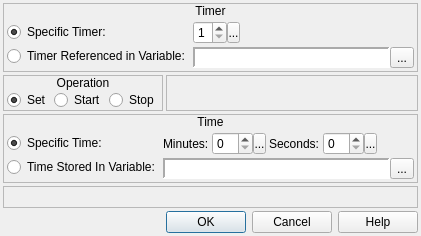
<?xml version="1.0" encoding="UTF-8"?>
<ui version="4.0">
 <class>ConfigureEvent_TimerOperation</class>
 <widget class="QDialog" name="ConfigureEvent_TimerOperation">
  <property name="geometry">
   <rect>
    <x>0</x>
    <y>0</y>
    <width>421</width>
    <height>236</height>
   </rect>
  </property>
  <property name="windowTitle">
   <string>Timer Operation</string>
  </property>
  <property name="windowIcon">
   <iconset resource="gui_icons.qrc">
    <normaloff>:/icons/openrpgmaker.png</normaloff>:/icons/openrpgmaker.png</iconset>
  </property>
  <property name="styleSheet">
   <string notr="true">.QFrame
{
	border-width: 1px;
	border-style: solid;
	border-color: palette(window-text);
}

.QFrame&gt;QLabel
{
	border-width: 0px;
	background-color: palette(window-text);
	color: palette(window);
	font-weight: bold;
}

.QFrame&gt;QCheckBox
{
	background-color: palette(window-text);
	border-width: 0px;
	border-style: none;
	color: palette(window);
	spacing: 3px;
	font-weight: bold;
	padding: 0px 0px 0px 3px;
}

.QFrame&gt;QCheckBox::indicator
{
	min-width: 8px;
	max-width: 8px;
	min-height: 8px;
	max-height: 8px;
	width: 8px;
	height: 8px;
	border-width: 2px;
	border-radius: 0px;
	border-style: ridge;
	border-color: palette(mid);
}

.QFrame&gt;QCheckBox::indicator:unchecked
{
	background-color: palette(base);
}

.QFrame&gt;QCheckBox::indicator:checked
{
	background-color: palette(window-text);
}

.QFrame&gt;QCheckBox::indicator:hover
{
	border-color: palette(highlight);
}</string>
  </property>
  <layout class="QVBoxLayout" name="verticalLayout_6">
   <property name="spacing">
    <number>3</number>
   </property>
   <property name="margin">
    <number>3</number>
   </property>
   <item>
    <widget class="QFrame" name="frame_16">
     <property name="sizePolicy">
      <sizepolicy hsizetype="Preferred" vsizetype="Fixed">
       <horstretch>0</horstretch>
       <verstretch>0</verstretch>
      </sizepolicy>
     </property>
     <property name="frameShape">
      <enum>QFrame::StyledPanel</enum>
     </property>
     <property name="frameShadow">
      <enum>QFrame::Raised</enum>
     </property>
     <layout class="QVBoxLayout" name="verticalLayout_24">
      <property name="spacing">
       <number>0</number>
      </property>
      <property name="margin">
       <number>0</number>
      </property>
      <item>
       <widget class="QLabel" name="label_11">
        <property name="sizePolicy">
         <sizepolicy hsizetype="Preferred" vsizetype="Fixed">
          <horstretch>0</horstretch>
          <verstretch>0</verstretch>
         </sizepolicy>
        </property>
        <property name="text">
         <string>Timer</string>
        </property>
        <property name="alignment">
         <set>Qt::AlignCenter</set>
        </property>
       </widget>
      </item>
      <item>
       <widget class="QWidget" name="widget_19" native="true">
        <layout class="QHBoxLayout" name="horizontalLayout_14">
         <property name="spacing">
          <number>3</number>
         </property>
         <property name="margin">
          <number>3</number>
         </property>
         <item>
          <widget class="QWidget" name="widget_20" native="true">
           <property name="sizePolicy">
            <sizepolicy hsizetype="Fixed" vsizetype="Preferred">
             <horstretch>0</horstretch>
             <verstretch>0</verstretch>
            </sizepolicy>
           </property>
           <layout class="QVBoxLayout" name="verticalLayout_25">
            <property name="spacing">
             <number>3</number>
            </property>
            <property name="margin">
             <number>0</number>
            </property>
            <item>
             <widget class="QRadioButton" name="rbSpecificTimer">
              <property name="sizePolicy">
               <sizepolicy hsizetype="Fixed" vsizetype="Fixed">
                <horstretch>0</horstretch>
                <verstretch>0</verstretch>
               </sizepolicy>
              </property>
              <property name="text">
               <string>Specific Timer:</string>
              </property>
              <property name="checked">
               <bool>true</bool>
              </property>
             </widget>
            </item>
            <item>
             <widget class="QRadioButton" name="rbReferencedTimer">
              <property name="sizePolicy">
               <sizepolicy hsizetype="Fixed" vsizetype="Fixed">
                <horstretch>0</horstretch>
                <verstretch>0</verstretch>
               </sizepolicy>
              </property>
              <property name="text">
               <string>Timer Referenced in Variable:</string>
              </property>
             </widget>
            </item>
           </layout>
          </widget>
         </item>
         <item>
          <widget class="QWidget" name="widget_21" native="true">
           <layout class="QVBoxLayout" name="verticalLayout_26">
            <property name="spacing">
             <number>3</number>
            </property>
            <property name="margin">
             <number>0</number>
            </property>
            <item>
             <widget class="QWidget" name="wTimer" native="true">
              <property name="sizePolicy">
               <sizepolicy hsizetype="Fixed" vsizetype="Fixed">
                <horstretch>0</horstretch>
                <verstretch>0</verstretch>
               </sizepolicy>
              </property>
              <layout class="QHBoxLayout" name="horizontalLayout_15">
               <property name="spacing">
                <number>0</number>
               </property>
               <property name="margin">
                <number>0</number>
               </property>
               <item>
                <widget class="QSpinBox" name="sbTimer">
                 <property name="sizePolicy">
                  <sizepolicy hsizetype="Preferred" vsizetype="Fixed">
                   <horstretch>0</horstretch>
                   <verstretch>0</verstretch>
                  </sizepolicy>
                 </property>
                 <property name="accelerated">
                  <bool>true</bool>
                 </property>
                 <property name="minimum">
                  <number>1</number>
                 </property>
                 <property name="maximum">
                  <number>8</number>
                 </property>
                </widget>
               </item>
               <item>
                <widget class="SpinBoxSideButton" name="bTimerSideButton">
                 <property name="minimumSize">
                  <size>
                   <width>13</width>
                   <height>21</height>
                  </size>
                 </property>
                 <property name="maximumSize">
                  <size>
                   <width>13</width>
                   <height>21</height>
                  </size>
                 </property>
                 <property name="text">
                  <string>...</string>
                 </property>
                 <property name="icon">
                  <iconset resource="gui_icons.qrc">
                   <normaloff>:/icons/spinBoxSideButton.png</normaloff>:/icons/spinBoxSideButton.png</iconset>
                 </property>
                 <property name="iconSize">
                  <size>
                   <width>8</width>
                   <height>16</height>
                  </size>
                 </property>
                </widget>
               </item>
              </layout>
             </widget>
            </item>
            <item>
             <widget class="QWidget" name="wTimerVariable" native="true">
              <property name="sizePolicy">
               <sizepolicy hsizetype="Preferred" vsizetype="Fixed">
                <horstretch>0</horstretch>
                <verstretch>0</verstretch>
               </sizepolicy>
              </property>
              <layout class="QHBoxLayout" name="horizontalLayout_44">
               <property name="spacing">
                <number>0</number>
               </property>
               <property name="margin">
                <number>0</number>
               </property>
               <item>
                <widget class="QLabel" name="lblTimerVariable">
                 <property name="sizePolicy">
                  <sizepolicy hsizetype="Preferred" vsizetype="Preferred">
                   <horstretch>0</horstretch>
                   <verstretch>0</verstretch>
                  </sizepolicy>
                 </property>
                 <property name="minimumSize">
                  <size>
                   <width>150</width>
                   <height>0</height>
                  </size>
                 </property>
                 <property name="font">
                  <font>
                   <family>Monospace</family>
                  </font>
                 </property>
                 <property name="styleSheet">
                  <string notr="true">background-color: palette(base);</string>
                 </property>
                 <property name="frameShape">
                  <enum>QFrame::Panel</enum>
                 </property>
                 <property name="frameShadow">
                  <enum>QFrame::Sunken</enum>
                 </property>
                 <property name="lineWidth">
                  <number>2</number>
                 </property>
                 <property name="text">
                  <string/>
                 </property>
                </widget>
               </item>
               <item>
                <widget class="QToolButton" name="bBrowseTimerVariables">
                 <property name="text">
                  <string>...</string>
                 </property>
                 <property name="icon">
                  <iconset resource="gui_icons.qrc">
                   <normaloff>:/icons/fileopen.png</normaloff>:/icons/fileopen.png</iconset>
                 </property>
                </widget>
               </item>
              </layout>
             </widget>
            </item>
           </layout>
          </widget>
         </item>
        </layout>
       </widget>
      </item>
     </layout>
    </widget>
   </item>
   <item>
    <widget class="QWidget" name="widget_2" native="true">
     <property name="sizePolicy">
      <sizepolicy hsizetype="Preferred" vsizetype="Fixed">
       <horstretch>0</horstretch>
       <verstretch>0</verstretch>
      </sizepolicy>
     </property>
     <layout class="QHBoxLayout" name="horizontalLayout">
      <property name="spacing">
       <number>3</number>
      </property>
      <property name="margin">
       <number>0</number>
      </property>
      <item>
       <widget class="QFrame" name="frame">
        <property name="sizePolicy">
         <sizepolicy hsizetype="Fixed" vsizetype="Preferred">
          <horstretch>0</horstretch>
          <verstretch>0</verstretch>
         </sizepolicy>
        </property>
        <property name="frameShape">
         <enum>QFrame::StyledPanel</enum>
        </property>
        <property name="frameShadow">
         <enum>QFrame::Raised</enum>
        </property>
        <layout class="QVBoxLayout" name="verticalLayout">
         <property name="spacing">
          <number>0</number>
         </property>
         <property name="margin">
          <number>0</number>
         </property>
         <item>
          <widget class="QLabel" name="label">
           <property name="sizePolicy">
            <sizepolicy hsizetype="Preferred" vsizetype="Fixed">
             <horstretch>0</horstretch>
             <verstretch>0</verstretch>
            </sizepolicy>
           </property>
           <property name="text">
            <string>Operation</string>
           </property>
           <property name="alignment">
            <set>Qt::AlignCenter</set>
           </property>
          </widget>
         </item>
         <item>
          <widget class="QWidget" name="widget" native="true">
           <layout class="QHBoxLayout" name="horizontalLayout_2">
            <property name="spacing">
             <number>3</number>
            </property>
            <property name="leftMargin">
             <number>3</number>
            </property>
            <property name="topMargin">
             <number>0</number>
            </property>
            <property name="rightMargin">
             <number>3</number>
            </property>
            <property name="bottomMargin">
             <number>0</number>
            </property>
            <item>
             <widget class="QRadioButton" name="rbSet">
              <property name="text">
               <string>Set</string>
              </property>
              <property name="checked">
               <bool>true</bool>
              </property>
             </widget>
            </item>
            <item>
             <widget class="QRadioButton" name="rbStart">
              <property name="text">
               <string>Start</string>
              </property>
             </widget>
            </item>
            <item>
             <widget class="QRadioButton" name="rbStop">
              <property name="text">
               <string>Stop</string>
              </property>
             </widget>
            </item>
           </layout>
          </widget>
         </item>
        </layout>
       </widget>
      </item>
      <item>
       <widget class="QFrame" name="frame_2">
        <property name="frameShape">
         <enum>QFrame::StyledPanel</enum>
        </property>
        <property name="frameShadow">
         <enum>QFrame::Raised</enum>
        </property>
       </widget>
      </item>
     </layout>
    </widget>
   </item>
   <item>
    <widget class="QStackedWidget" name="stackedWidget">
     <property name="currentIndex">
      <number>0</number>
     </property>
     <widget class="QWidget" name="wSet">
      <layout class="QVBoxLayout" name="verticalLayout_5">
       <property name="spacing">
        <number>3</number>
       </property>
       <property name="margin">
        <number>0</number>
       </property>
       <item>
        <widget class="QFrame" name="frame_3">
         <property name="sizePolicy">
          <sizepolicy hsizetype="Preferred" vsizetype="Fixed">
           <horstretch>0</horstretch>
           <verstretch>0</verstretch>
          </sizepolicy>
         </property>
         <property name="frameShape">
          <enum>QFrame::StyledPanel</enum>
         </property>
         <property name="frameShadow">
          <enum>QFrame::Raised</enum>
         </property>
         <layout class="QVBoxLayout" name="verticalLayout_2">
          <property name="spacing">
           <number>0</number>
          </property>
          <property name="margin">
           <number>0</number>
          </property>
          <item>
           <widget class="QLabel" name="label_2">
            <property name="sizePolicy">
             <sizepolicy hsizetype="Preferred" vsizetype="Fixed">
              <horstretch>0</horstretch>
              <verstretch>0</verstretch>
             </sizepolicy>
            </property>
            <property name="text">
             <string>Time</string>
            </property>
            <property name="alignment">
             <set>Qt::AlignCenter</set>
            </property>
           </widget>
          </item>
          <item>
           <widget class="QWidget" name="widget_3" native="true">
            <layout class="QHBoxLayout" name="horizontalLayout_3">
             <property name="spacing">
              <number>3</number>
             </property>
             <property name="margin">
              <number>3</number>
             </property>
             <item>
              <widget class="QWidget" name="widget_4" native="true">
               <property name="sizePolicy">
                <sizepolicy hsizetype="Fixed" vsizetype="Preferred">
                 <horstretch>0</horstretch>
                 <verstretch>0</verstretch>
                </sizepolicy>
               </property>
               <layout class="QVBoxLayout" name="verticalLayout_3">
                <property name="spacing">
                 <number>3</number>
                </property>
                <property name="margin">
                 <number>0</number>
                </property>
                <item>
                 <widget class="QRadioButton" name="rbSpecificTime">
                  <property name="text">
                   <string>Specific Time:</string>
                  </property>
                  <property name="checked">
                   <bool>true</bool>
                  </property>
                 </widget>
                </item>
                <item>
                 <widget class="QRadioButton" name="rbStoredTime">
                  <property name="text">
                   <string>Time Stored In Variable:</string>
                  </property>
                 </widget>
                </item>
               </layout>
              </widget>
             </item>
             <item>
              <widget class="QWidget" name="widget_5" native="true">
               <layout class="QVBoxLayout" name="verticalLayout_4">
                <property name="spacing">
                 <number>3</number>
                </property>
                <property name="margin">
                 <number>0</number>
                </property>
                <item>
                 <widget class="QWidget" name="wTime" native="true">
                  <layout class="QHBoxLayout" name="horizontalLayout_4">
                   <property name="spacing">
                    <number>3</number>
                   </property>
                   <property name="margin">
                    <number>0</number>
                   </property>
                   <item>
                    <widget class="QLabel" name="label_3">
                     <property name="sizePolicy">
                      <sizepolicy hsizetype="Fixed" vsizetype="Preferred">
                       <horstretch>0</horstretch>
                       <verstretch>0</verstretch>
                      </sizepolicy>
                     </property>
                     <property name="text">
                      <string>Minutes:</string>
                     </property>
                    </widget>
                   </item>
                   <item>
                    <widget class="QWidget" name="wMinutes" native="true">
                     <property name="sizePolicy">
                      <sizepolicy hsizetype="Fixed" vsizetype="Fixed">
                       <horstretch>0</horstretch>
                       <verstretch>0</verstretch>
                      </sizepolicy>
                     </property>
                     <layout class="QHBoxLayout" name="horizontalLayout_16">
                      <property name="spacing">
                       <number>0</number>
                      </property>
                      <property name="margin">
                       <number>0</number>
                      </property>
                      <item>
                       <widget class="QSpinBox" name="sbMinutes">
                        <property name="sizePolicy">
                         <sizepolicy hsizetype="Preferred" vsizetype="Fixed">
                          <horstretch>0</horstretch>
                          <verstretch>0</verstretch>
                         </sizepolicy>
                        </property>
                        <property name="accelerated">
                         <bool>true</bool>
                        </property>
                        <property name="maximum">
                         <number>99</number>
                        </property>
                       </widget>
                      </item>
                      <item>
                       <widget class="SpinBoxSideButton" name="bMinutesSideButton">
                        <property name="minimumSize">
                         <size>
                          <width>13</width>
                          <height>21</height>
                         </size>
                        </property>
                        <property name="maximumSize">
                         <size>
                          <width>13</width>
                          <height>21</height>
                         </size>
                        </property>
                        <property name="text">
                         <string>...</string>
                        </property>
                        <property name="icon">
                         <iconset resource="gui_icons.qrc">
                          <normaloff>:/icons/spinBoxSideButton.png</normaloff>:/icons/spinBoxSideButton.png</iconset>
                        </property>
                        <property name="iconSize">
                         <size>
                          <width>8</width>
                          <height>16</height>
                         </size>
                        </property>
                       </widget>
                      </item>
                     </layout>
                    </widget>
                   </item>
                   <item>
                    <widget class="QLabel" name="label_4">
                     <property name="sizePolicy">
                      <sizepolicy hsizetype="Fixed" vsizetype="Preferred">
                       <horstretch>0</horstretch>
                       <verstretch>0</verstretch>
                      </sizepolicy>
                     </property>
                     <property name="text">
                      <string>Seconds:</string>
                     </property>
                    </widget>
                   </item>
                   <item>
                    <widget class="QWidget" name="wSeconds" native="true">
                     <property name="sizePolicy">
                      <sizepolicy hsizetype="Fixed" vsizetype="Fixed">
                       <horstretch>0</horstretch>
                       <verstretch>0</verstretch>
                      </sizepolicy>
                     </property>
                     <layout class="QHBoxLayout" name="horizontalLayout_17">
                      <property name="spacing">
                       <number>0</number>
                      </property>
                      <property name="margin">
                       <number>0</number>
                      </property>
                      <item>
                       <widget class="QSpinBox" name="sbSeconds">
                        <property name="sizePolicy">
                         <sizepolicy hsizetype="Preferred" vsizetype="Fixed">
                          <horstretch>0</horstretch>
                          <verstretch>0</verstretch>
                         </sizepolicy>
                        </property>
                        <property name="accelerated">
                         <bool>true</bool>
                        </property>
                        <property name="maximum">
                         <number>59</number>
                        </property>
                       </widget>
                      </item>
                      <item>
                       <widget class="SpinBoxSideButton" name="bSecondsSideButton">
                        <property name="minimumSize">
                         <size>
                          <width>13</width>
                          <height>21</height>
                         </size>
                        </property>
                        <property name="maximumSize">
                         <size>
                          <width>13</width>
                          <height>21</height>
                         </size>
                        </property>
                        <property name="text">
                         <string>...</string>
                        </property>
                        <property name="icon">
                         <iconset resource="gui_icons.qrc">
                          <normaloff>:/icons/spinBoxSideButton.png</normaloff>:/icons/spinBoxSideButton.png</iconset>
                        </property>
                        <property name="iconSize">
                         <size>
                          <width>8</width>
                          <height>16</height>
                         </size>
                        </property>
                       </widget>
                      </item>
                     </layout>
                    </widget>
                   </item>
                   <item>
                    <widget class="QWidget" name="widget_8" native="true"/>
                   </item>
                  </layout>
                 </widget>
                </item>
                <item>
                 <widget class="QWidget" name="wTimeVariable" native="true">
                  <layout class="QHBoxLayout" name="horizontalLayout_5">
                   <property name="spacing">
                    <number>0</number>
                   </property>
                   <property name="margin">
                    <number>0</number>
                   </property>
                   <item>
                    <widget class="QLabel" name="lblTimeVariable">
                     <property name="sizePolicy">
                      <sizepolicy hsizetype="Preferred" vsizetype="Preferred">
                       <horstretch>0</horstretch>
                       <verstretch>0</verstretch>
                      </sizepolicy>
                     </property>
                     <property name="minimumSize">
                      <size>
                       <width>150</width>
                       <height>0</height>
                      </size>
                     </property>
                     <property name="font">
                      <font>
                       <family>Monospace</family>
                      </font>
                     </property>
                     <property name="styleSheet">
                      <string notr="true">background-color: palette(base);</string>
                     </property>
                     <property name="frameShape">
                      <enum>QFrame::Panel</enum>
                     </property>
                     <property name="frameShadow">
                      <enum>QFrame::Sunken</enum>
                     </property>
                     <property name="lineWidth">
                      <number>2</number>
                     </property>
                     <property name="text">
                      <string/>
                     </property>
                    </widget>
                   </item>
                   <item>
                    <widget class="QToolButton" name="bBrowseTimeVariables">
                     <property name="text">
                      <string>...</string>
                     </property>
                     <property name="icon">
                      <iconset resource="gui_icons.qrc">
                       <normaloff>:/icons/fileopen.png</normaloff>:/icons/fileopen.png</iconset>
                     </property>
                    </widget>
                   </item>
                  </layout>
                 </widget>
                </item>
               </layout>
              </widget>
             </item>
            </layout>
           </widget>
          </item>
         </layout>
        </widget>
       </item>
       <item>
        <widget class="QFrame" name="frame_4">
         <property name="frameShape">
          <enum>QFrame::StyledPanel</enum>
         </property>
         <property name="frameShadow">
          <enum>QFrame::Raised</enum>
         </property>
        </widget>
       </item>
      </layout>
     </widget>
     <widget class="QWidget" name="wStart">
      <layout class="QVBoxLayout" name="verticalLayout_10">
       <property name="spacing">
        <number>3</number>
       </property>
       <property name="margin">
        <number>0</number>
       </property>
       <item>
        <widget class="QFrame" name="frame_9">
         <property name="frameShape">
          <enum>QFrame::StyledPanel</enum>
         </property>
         <property name="frameShadow">
          <enum>QFrame::Raised</enum>
         </property>
         <layout class="QVBoxLayout" name="verticalLayout_9">
          <property name="spacing">
           <number>0</number>
          </property>
          <property name="margin">
           <number>0</number>
          </property>
          <item>
           <widget class="QLabel" name="label_7">
            <property name="sizePolicy">
             <sizepolicy hsizetype="Preferred" vsizetype="Fixed">
              <horstretch>0</horstretch>
              <verstretch>0</verstretch>
             </sizepolicy>
            </property>
            <property name="text">
             <string>Options</string>
            </property>
            <property name="alignment">
             <set>Qt::AlignCenter</set>
            </property>
           </widget>
          </item>
          <item>
           <widget class="QWidget" name="widget_10" native="true">
            <layout class="QHBoxLayout" name="horizontalLayout_10">
             <property name="spacing">
              <number>3</number>
             </property>
             <property name="leftMargin">
              <number>3</number>
             </property>
             <property name="topMargin">
              <number>0</number>
             </property>
             <property name="rightMargin">
              <number>3</number>
             </property>
             <property name="bottomMargin">
              <number>0</number>
             </property>
             <item>
              <widget class="QCheckBox" name="cbDisplayTimerOnScreen">
               <property name="text">
                <string>Display Timer On Screen</string>
               </property>
              </widget>
             </item>
             <item>
              <widget class="QCheckBox" name="cbTimerRunsDuringBattle">
               <property name="text">
                <string>Timer Runs During Battle</string>
               </property>
              </widget>
             </item>
            </layout>
           </widget>
          </item>
         </layout>
        </widget>
       </item>
       <item>
        <widget class="QWidget" name="wAlignment" native="true">
         <property name="sizePolicy">
          <sizepolicy hsizetype="Preferred" vsizetype="Fixed">
           <horstretch>0</horstretch>
           <verstretch>0</verstretch>
          </sizepolicy>
         </property>
         <layout class="QHBoxLayout" name="horizontalLayout_9">
          <property name="spacing">
           <number>3</number>
          </property>
          <property name="margin">
           <number>0</number>
          </property>
          <item>
           <widget class="QFrame" name="frame_6">
            <property name="sizePolicy">
             <sizepolicy hsizetype="Fixed" vsizetype="Preferred">
              <horstretch>0</horstretch>
              <verstretch>0</verstretch>
             </sizepolicy>
            </property>
            <property name="frameShape">
             <enum>QFrame::StyledPanel</enum>
            </property>
            <property name="frameShadow">
             <enum>QFrame::Raised</enum>
            </property>
            <layout class="QVBoxLayout" name="verticalLayout_7">
             <property name="spacing">
              <number>0</number>
             </property>
             <property name="margin">
              <number>0</number>
             </property>
             <item>
              <widget class="QLabel" name="label_5">
               <property name="sizePolicy">
                <sizepolicy hsizetype="Preferred" vsizetype="Fixed">
                 <horstretch>0</horstretch>
                 <verstretch>0</verstretch>
                </sizepolicy>
               </property>
               <property name="text">
                <string>Horizontal Alignment</string>
               </property>
               <property name="alignment">
                <set>Qt::AlignCenter</set>
               </property>
              </widget>
             </item>
             <item>
              <widget class="QWidget" name="widget_7" native="true">
               <layout class="QHBoxLayout" name="horizontalLayout_7">
                <property name="spacing">
                 <number>0</number>
                </property>
                <property name="margin">
                 <number>0</number>
                </property>
                <item>
                 <widget class="QComboBox" name="cboxHorizontalAlignment">
                  <item>
                   <property name="text">
                    <string>Left</string>
                   </property>
                  </item>
                  <item>
                   <property name="text">
                    <string>Center</string>
                   </property>
                  </item>
                  <item>
                   <property name="text">
                    <string>Right</string>
                   </property>
                  </item>
                 </widget>
                </item>
               </layout>
              </widget>
             </item>
            </layout>
           </widget>
          </item>
          <item>
           <widget class="QFrame" name="frame_7">
            <property name="sizePolicy">
             <sizepolicy hsizetype="Fixed" vsizetype="Preferred">
              <horstretch>0</horstretch>
              <verstretch>0</verstretch>
             </sizepolicy>
            </property>
            <property name="frameShape">
             <enum>QFrame::StyledPanel</enum>
            </property>
            <property name="frameShadow">
             <enum>QFrame::Raised</enum>
            </property>
            <layout class="QVBoxLayout" name="verticalLayout_8">
             <property name="spacing">
              <number>0</number>
             </property>
             <property name="margin">
              <number>0</number>
             </property>
             <item>
              <widget class="QLabel" name="label_6">
               <property name="sizePolicy">
                <sizepolicy hsizetype="Preferred" vsizetype="Fixed">
                 <horstretch>0</horstretch>
                 <verstretch>0</verstretch>
                </sizepolicy>
               </property>
               <property name="text">
                <string>Vertical Alignment</string>
               </property>
               <property name="alignment">
                <set>Qt::AlignCenter</set>
               </property>
              </widget>
             </item>
             <item>
              <widget class="QWidget" name="widget_9" native="true">
               <layout class="QHBoxLayout" name="horizontalLayout_8">
                <property name="spacing">
                 <number>0</number>
                </property>
                <property name="margin">
                 <number>0</number>
                </property>
                <item>
                 <widget class="QComboBox" name="cboxVerticalAlignment">
                  <item>
                   <property name="text">
                    <string>Top</string>
                   </property>
                  </item>
                  <item>
                   <property name="text">
                    <string>Center</string>
                   </property>
                  </item>
                  <item>
                   <property name="text">
                    <string>Bottom</string>
                   </property>
                  </item>
                 </widget>
                </item>
               </layout>
              </widget>
             </item>
            </layout>
           </widget>
          </item>
          <item>
           <widget class="QFrame" name="frame_8">
            <property name="frameShape">
             <enum>QFrame::StyledPanel</enum>
            </property>
            <property name="frameShadow">
             <enum>QFrame::Raised</enum>
            </property>
           </widget>
          </item>
         </layout>
        </widget>
       </item>
      </layout>
     </widget>
     <widget class="QWidget" name="wStop">
      <layout class="QHBoxLayout" name="horizontalLayout_6">
       <property name="spacing">
        <number>0</number>
       </property>
       <property name="margin">
        <number>0</number>
       </property>
       <item>
        <widget class="QFrame" name="frame_5">
         <property name="frameShape">
          <enum>QFrame::StyledPanel</enum>
         </property>
         <property name="frameShadow">
          <enum>QFrame::Raised</enum>
         </property>
        </widget>
       </item>
      </layout>
     </widget>
    </widget>
   </item>
   <item>
    <widget class="QDialogButtonBox" name="buttonBox">
     <property name="orientation">
      <enum>Qt::Horizontal</enum>
     </property>
     <property name="standardButtons">
      <set>QDialogButtonBox::Cancel|QDialogButtonBox::Help|QDialogButtonBox::Ok</set>
     </property>
    </widget>
   </item>
  </layout>
 </widget>
 <customwidgets>
  <customwidget>
   <class>SpinBoxSideButton</class>
   <extends>QToolButton</extends>
   <header>spinboxsidebutton.h</header>
  </customwidget>
 </customwidgets>
 <resources>
  <include location="gui_icons.qrc"/>
 </resources>
 <connections>
  <connection>
   <sender>buttonBox</sender>
   <signal>accepted()</signal>
   <receiver>ConfigureEvent_TimerOperation</receiver>
   <slot>accept()</slot>
   <hints>
    <hint type="sourcelabel">
     <x>248</x>
     <y>254</y>
    </hint>
    <hint type="destinationlabel">
     <x>157</x>
     <y>274</y>
    </hint>
   </hints>
  </connection>
  <connection>
   <sender>buttonBox</sender>
   <signal>rejected()</signal>
   <receiver>ConfigureEvent_TimerOperation</receiver>
   <slot>reject()</slot>
   <hints>
    <hint type="sourcelabel">
     <x>316</x>
     <y>260</y>
    </hint>
    <hint type="destinationlabel">
     <x>286</x>
     <y>274</y>
    </hint>
   </hints>
  </connection>
 </connections>
</ui>
